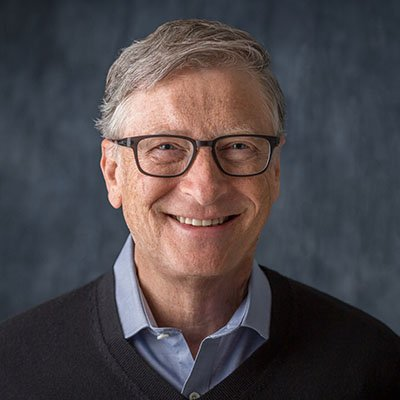
#> input picture Task 2 - Pencil Sketch/image.jpg, 400 x 400 px
$ jupyter execute 'Task 2 - pencil to sketch.ipynb'
#> lines starting #> are read from the running program, lines starting #| are printed output that depends on the picture
### Importing CV2 library

[cell 1]
import cv2
import matplotlib.pyplot as plt

### Read image

[cell 2]
img=cv2.imread("image.jpg")
#> img is the input picture: shape (400, 400, 3); mean B, G, R 73.7, 70.6, 77.1

[cell 3]
rgb_img = cv2.cvtColor(img, cv2.COLOR_BGR2RGB)
plt.imshow(rgb_img)
plt.axis(False)
plt.show()

### Converting Image to Pencil sketch

#### Convert to Grey Image

[cell 4]
grey_img=cv2.cvtColor(img, cv2.COLOR_BGR2GRAY)
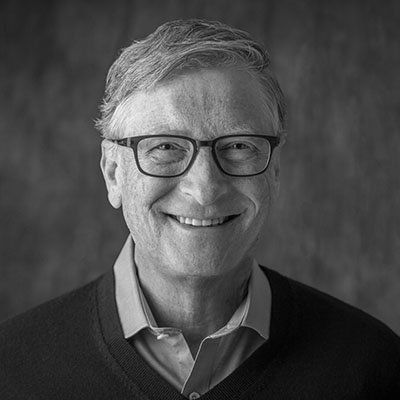
#> grey_img: shape (400, 400); min 0, max 252, mean 72.9

[cell 5]
plt.imshow(grey_img)
plt.axis(False)
plt.show()

#### Invert Image

[cell 6]
invert_img=255-grey_img
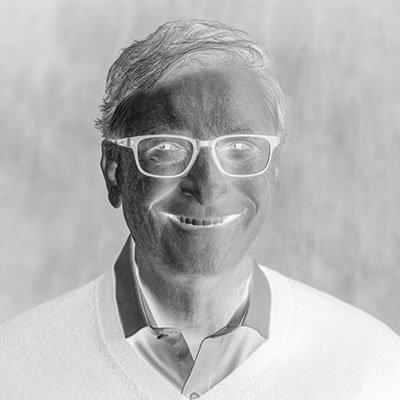
#> invert_img: shape (400, 400); min 3, max 255, mean 182.1

[cell 7]
plt.imshow(invert_img)
plt.axis(False)
plt.show()

#### Blur Image

[cell 8]
blur_img=cv2.GaussianBlur(invert_img, (99,99),0)
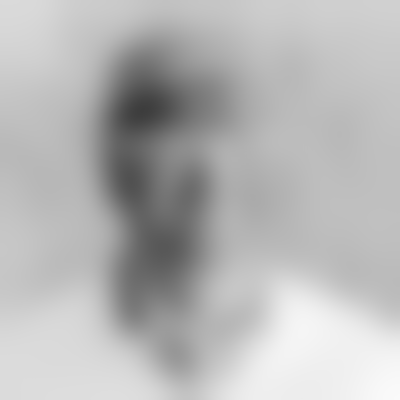
#> blur_img: shape (400, 400); min 61, max 250, mean 182.1

[cell 9]
plt.imshow(blur_img)
plt.axis(False)
plt.show()

#### Invert Blurred Image

[cell 10]
invblur_img=255-blur_img
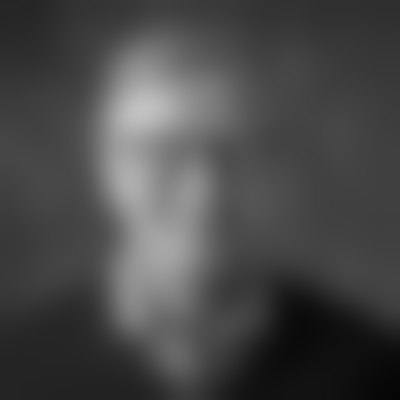
#> invblur_img: shape (400, 400); min 5, max 194, mean 72.9

[cell 11]
plt.imshow(invblur_img)
plt.axis(False)
plt.show()

#### Sketch Image

[cell 12]
sketch_img=cv2.divide(grey_img,invblur_img, scale=256.0)
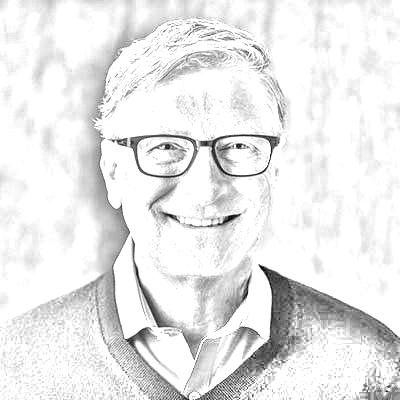
#> sketch_img: shape (400, 400); min 0, max 255, mean 233.1

[cell 13]
plt.imshow(sketch_img)
plt.axis(False)
plt.show()

[cell 14]
rgb_sketch=cv2.cvtColor(sketch_img, cv2.COLOR_BGR2RGB)

plt.imshow(rgb_sketch)
plt.axis(False)
plt.show()

### Original Vs Sketch Image

[cell 15]
plt.figure(figsize=(10,7))

plt.subplot(1,2,1)
plt.imshow(rgb_img)
plt.axis(False)
plt.title('Original')

plt.subplot(1,2,2)
plt.imshow(rgb_sketch)
plt.axis(False)
plt.title('Sketch')

plt.show()
